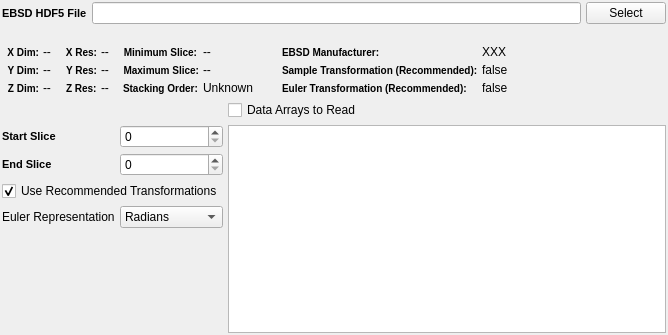
<?xml version="1.0" encoding="UTF-8"?>
<ui version="4.0">
 <class>NXH5EbsdReaderWidget</class>
 <widget class="QWidget" name="NXH5EbsdReaderWidget">
  <property name="geometry">
   <rect>
    <x>0</x>
    <y>0</y>
    <width>668</width>
    <height>335</height>
   </rect>
  </property>
  <layout class="QVBoxLayout" name="verticalLayout">
   <property name="spacing">
    <number>5</number>
   </property>
   <property name="leftMargin">
    <number>2</number>
   </property>
   <property name="topMargin">
    <number>2</number>
   </property>
   <property name="rightMargin">
    <number>2</number>
   </property>
   <property name="bottomMargin">
    <number>2</number>
   </property>
   <item>
    <layout class="QGridLayout" name="gridLayout">
     <property name="topMargin">
      <number>0</number>
     </property>
     <property name="horizontalSpacing">
      <number>-1</number>
     </property>
     <property name="verticalSpacing">
      <number>2</number>
     </property>
     <item row="0" column="0">
      <widget class="QLabel" name="label">
       <property name="styleSheet">
        <string notr="true">QLabel {
font-weight: bold;
font-size: 11px;
}</string>
       </property>
       <property name="text">
        <string>EBSD HDF5 File</string>
       </property>
      </widget>
     </item>
     <item row="0" column="2">
      <widget class="QPushButton" name="m_LineEditBtn">
       <property name="sizePolicy">
        <sizepolicy hsizetype="Maximum" vsizetype="Fixed">
         <horstretch>0</horstretch>
         <verstretch>0</verstretch>
        </sizepolicy>
       </property>
       <property name="text">
        <string>Select</string>
       </property>
      </widget>
     </item>
     <item row="0" column="1">
      <widget class="QtNXLineEdit" name="m_LineEdit">
       <property name="sizePolicy">
        <sizepolicy hsizetype="Expanding" vsizetype="Fixed">
         <horstretch>0</horstretch>
         <verstretch>0</verstretch>
        </sizepolicy>
       </property>
      </widget>
     </item>
     <item row="1" column="1">
      <widget class="NXSmallLabel" name="absPathLabel">
       <property name="font">
        <font>
         <italic>false</italic>
        </font>
       </property>
       <property name="text">
        <string/>
       </property>
       <property name="wordWrap">
        <bool>true</bool>
       </property>
       <property name="textInteractionFlags">
        <set>Qt::LinksAccessibleByMouse|Qt::TextSelectableByKeyboard|Qt::TextSelectableByMouse</set>
       </property>
      </widget>
     </item>
    </layout>
   </item>
   <item>
    <layout class="QGridLayout" name="gridLayout_2">
     <property name="rightMargin">
      <number>0</number>
     </property>
     <property name="spacing">
      <number>4</number>
     </property>
     <item row="1" column="5">
      <spacer name="horizontalSpacer">
       <property name="orientation">
        <enum>Qt::Horizontal</enum>
       </property>
       <property name="sizeHint" stdset="0">
        <size>
         <width>40</width>
         <height>20</height>
        </size>
       </property>
      </spacer>
     </item>
     <item row="1" column="1">
      <layout class="QFormLayout" name="formLayout_4">
       <property name="labelAlignment">
        <set>Qt::AlignRight|Qt::AlignTrailing|Qt::AlignVCenter</set>
       </property>
       <property name="leftMargin">
        <number>5</number>
       </property>
       <property name="rightMargin">
        <number>5</number>
       </property>
       <item row="0" column="0">
        <widget class="QLabel" name="label_16">
         <property name="font">
          <font>
           <pointsize>-1</pointsize>
           <weight>75</weight>
           <bold>true</bold>
          </font>
         </property>
         <property name="styleSheet">
          <string notr="true">QLabel {
font-weight: bold;
font-size: 10px;
}</string>
         </property>
         <property name="text">
          <string>X Res:</string>
         </property>
         <property name="alignment">
          <set>Qt::AlignRight|Qt::AlignTrailing|Qt::AlignVCenter</set>
         </property>
        </widget>
       </item>
       <item row="0" column="1">
        <widget class="QLabel" name="m_XRes">
         <property name="text">
          <string>--</string>
         </property>
         <property name="scaledContents">
          <bool>true</bool>
         </property>
        </widget>
       </item>
       <item row="1" column="0">
        <widget class="QLabel" name="label_17">
         <property name="font">
          <font>
           <pointsize>-1</pointsize>
           <weight>75</weight>
           <bold>true</bold>
          </font>
         </property>
         <property name="styleSheet">
          <string notr="true">QLabel {
font-weight: bold;
font-size: 10px;
}</string>
         </property>
         <property name="text">
          <string>Y Res:</string>
         </property>
         <property name="alignment">
          <set>Qt::AlignRight|Qt::AlignTrailing|Qt::AlignVCenter</set>
         </property>
        </widget>
       </item>
       <item row="1" column="1">
        <widget class="QLabel" name="m_YRes">
         <property name="text">
          <string>--</string>
         </property>
         <property name="scaledContents">
          <bool>true</bool>
         </property>
        </widget>
       </item>
       <item row="2" column="0">
        <widget class="QLabel" name="label_200">
         <property name="font">
          <font>
           <pointsize>-1</pointsize>
           <weight>75</weight>
           <bold>true</bold>
          </font>
         </property>
         <property name="styleSheet">
          <string notr="true">QLabel {
font-weight: bold;
font-size: 10px;
}</string>
         </property>
         <property name="text">
          <string>Z Res:</string>
         </property>
        </widget>
       </item>
       <item row="2" column="1">
        <widget class="QLabel" name="m_ZRes">
         <property name="text">
          <string>--</string>
         </property>
         <property name="scaledContents">
          <bool>true</bool>
         </property>
        </widget>
       </item>
      </layout>
     </item>
     <item row="1" column="0">
      <layout class="QFormLayout" name="formLayout_3">
       <property name="fieldGrowthPolicy">
        <enum>QFormLayout::AllNonFixedFieldsGrow</enum>
       </property>
       <property name="leftMargin">
        <number>5</number>
       </property>
       <property name="rightMargin">
        <number>5</number>
       </property>
       <item row="0" column="0">
        <widget class="QLabel" name="label_13">
         <property name="font">
          <font>
           <pointsize>-1</pointsize>
           <weight>75</weight>
           <bold>true</bold>
          </font>
         </property>
         <property name="styleSheet">
          <string notr="true">QLabel {
font-weight: bold;
font-size: 10px;
}</string>
         </property>
         <property name="text">
          <string>X Dim:</string>
         </property>
         <property name="alignment">
          <set>Qt::AlignRight|Qt::AlignTrailing|Qt::AlignVCenter</set>
         </property>
        </widget>
       </item>
       <item row="0" column="1">
        <widget class="QLabel" name="m_XDim">
         <property name="text">
          <string>--</string>
         </property>
         <property name="scaledContents">
          <bool>true</bool>
         </property>
        </widget>
       </item>
       <item row="1" column="0">
        <widget class="QLabel" name="label_14">
         <property name="font">
          <font>
           <pointsize>-1</pointsize>
           <weight>75</weight>
           <bold>true</bold>
          </font>
         </property>
         <property name="styleSheet">
          <string notr="true">QLabel {
font-weight: bold;
font-size: 10px;
}</string>
         </property>
         <property name="text">
          <string>Y Dim:</string>
         </property>
         <property name="alignment">
          <set>Qt::AlignRight|Qt::AlignTrailing|Qt::AlignVCenter</set>
         </property>
        </widget>
       </item>
       <item row="1" column="1">
        <widget class="QLabel" name="m_YDim">
         <property name="text">
          <string>--</string>
         </property>
         <property name="scaledContents">
          <bool>true</bool>
         </property>
        </widget>
       </item>
       <item row="2" column="0">
        <widget class="QLabel" name="label_15">
         <property name="font">
          <font>
           <pointsize>-1</pointsize>
           <weight>75</weight>
           <bold>true</bold>
          </font>
         </property>
         <property name="styleSheet">
          <string notr="true">QLabel {
font-weight: bold;
font-size: 10px;
}</string>
         </property>
         <property name="text">
          <string>Z Dim:</string>
         </property>
         <property name="alignment">
          <set>Qt::AlignRight|Qt::AlignTrailing|Qt::AlignVCenter</set>
         </property>
        </widget>
       </item>
       <item row="2" column="1">
        <widget class="QLabel" name="m_ZDim">
         <property name="text">
          <string>--</string>
         </property>
         <property name="scaledContents">
          <bool>true</bool>
         </property>
        </widget>
       </item>
      </layout>
     </item>
     <item row="1" column="4">
      <layout class="QFormLayout" name="formLayout_2">
       <property name="fieldGrowthPolicy">
        <enum>QFormLayout::AllNonFixedFieldsGrow</enum>
       </property>
       <property name="labelAlignment">
        <set>Qt::AlignLeading|Qt::AlignLeft|Qt::AlignVCenter</set>
       </property>
       <property name="leftMargin">
        <number>5</number>
       </property>
       <property name="rightMargin">
        <number>5</number>
       </property>
       <item row="0" column="0">
        <widget class="QLabel" name="label_23">
         <property name="font">
          <font>
           <pointsize>-1</pointsize>
           <weight>75</weight>
           <bold>true</bold>
          </font>
         </property>
         <property name="styleSheet">
          <string notr="true">QLabel {
font-weight: bold;
font-size: 10px;
}</string>
         </property>
         <property name="text">
          <string>EBSD Manufacturer:</string>
         </property>
         <property name="alignment">
          <set>Qt::AlignJustify|Qt::AlignVCenter</set>
         </property>
         <property name="wordWrap">
          <bool>false</bool>
         </property>
        </widget>
       </item>
       <item row="0" column="1">
        <widget class="QLabel" name="m_EbsdManufacturer">
         <property name="text">
          <string>XXX</string>
         </property>
         <property name="scaledContents">
          <bool>true</bool>
         </property>
        </widget>
       </item>
       <item row="1" column="0">
        <widget class="QLabel" name="label_3">
         <property name="font">
          <font>
           <pointsize>-1</pointsize>
           <weight>75</weight>
           <bold>true</bold>
          </font>
         </property>
         <property name="styleSheet">
          <string notr="true">QLabel {
font-weight: bold;
font-size: 10px;
}</string>
         </property>
         <property name="text">
          <string>Sample Transformation (Recommended):</string>
         </property>
         <property name="alignment">
          <set>Qt::AlignJustify|Qt::AlignVCenter</set>
         </property>
         <property name="wordWrap">
          <bool>false</bool>
         </property>
        </widget>
       </item>
       <item row="1" column="1">
        <widget class="QLabel" name="m_SampleTransformationLabel">
         <property name="text">
          <string>false</string>
         </property>
         <property name="scaledContents">
          <bool>true</bool>
         </property>
        </widget>
       </item>
       <item row="2" column="0">
        <widget class="QLabel" name="label_20">
         <property name="font">
          <font>
           <pointsize>-1</pointsize>
           <weight>75</weight>
           <bold>true</bold>
          </font>
         </property>
         <property name="styleSheet">
          <string notr="true">QLabel {
font-weight: bold;
font-size: 10px;
}</string>
         </property>
         <property name="text">
          <string>Euler Transformation (Recommended):</string>
         </property>
         <property name="alignment">
          <set>Qt::AlignJustify|Qt::AlignVCenter</set>
         </property>
         <property name="wordWrap">
          <bool>false</bool>
         </property>
        </widget>
       </item>
       <item row="2" column="1">
        <widget class="QLabel" name="m_EulerTransformationLabel">
         <property name="text">
          <string>false</string>
         </property>
         <property name="scaledContents">
          <bool>true</bool>
         </property>
        </widget>
       </item>
      </layout>
     </item>
     <item row="1" column="2">
      <layout class="QFormLayout" name="formLayout">
       <property name="fieldGrowthPolicy">
        <enum>QFormLayout::FieldsStayAtSizeHint</enum>
       </property>
       <property name="labelAlignment">
        <set>Qt::AlignLeading|Qt::AlignLeft|Qt::AlignVCenter</set>
       </property>
       <property name="leftMargin">
        <number>5</number>
       </property>
       <property name="rightMargin">
        <number>5</number>
       </property>
       <item row="0" column="1">
        <widget class="QLabel" name="m_ZMin">
         <property name="text">
          <string>--</string>
         </property>
         <property name="scaledContents">
          <bool>true</bool>
         </property>
        </widget>
       </item>
       <item row="1" column="0">
        <widget class="QLabel" name="label_54">
         <property name="font">
          <font>
           <pointsize>-1</pointsize>
           <weight>75</weight>
           <bold>true</bold>
          </font>
         </property>
         <property name="styleSheet">
          <string notr="true">QLabel {
font-weight: bold;
font-size: 10px;
}</string>
         </property>
         <property name="text">
          <string>Maximum Slice:</string>
         </property>
         <property name="alignment">
          <set>Qt::AlignRight|Qt::AlignTrailing|Qt::AlignVCenter</set>
         </property>
        </widget>
       </item>
       <item row="1" column="1">
        <widget class="QLabel" name="m_ZMax">
         <property name="text">
          <string>--</string>
         </property>
         <property name="scaledContents">
          <bool>true</bool>
         </property>
        </widget>
       </item>
       <item row="0" column="0">
        <widget class="QLabel" name="label_7">
         <property name="font">
          <font>
           <pointsize>-1</pointsize>
           <weight>75</weight>
           <bold>true</bold>
          </font>
         </property>
         <property name="styleSheet">
          <string notr="true">QLabel {
font-weight: bold;
font-size: 10px;
}</string>
         </property>
         <property name="text">
          <string>Minimum Slice:</string>
         </property>
         <property name="alignment">
          <set>Qt::AlignRight|Qt::AlignTrailing|Qt::AlignVCenter</set>
         </property>
        </widget>
       </item>
       <item row="2" column="1">
        <widget class="QLabel" name="m_RefFrameZDir">
         <property name="text">
          <string>Unknown</string>
         </property>
         <property name="scaledContents">
          <bool>true</bool>
         </property>
        </widget>
       </item>
       <item row="2" column="0">
        <widget class="QLabel" name="label_24">
         <property name="font">
          <font>
           <pointsize>-1</pointsize>
           <weight>75</weight>
           <bold>true</bold>
          </font>
         </property>
         <property name="styleSheet">
          <string notr="true">QLabel {
font-weight: bold;
font-size: 10px;
}</string>
         </property>
         <property name="text">
          <string>Stacking Order:</string>
         </property>
         <property name="scaledContents">
          <bool>false</bool>
         </property>
        </widget>
       </item>
      </layout>
     </item>
     <item row="1" column="3">
      <spacer name="horizontalSpacer_2">
       <property name="orientation">
        <enum>Qt::Horizontal</enum>
       </property>
       <property name="sizeType">
        <enum>QSizePolicy::Fixed</enum>
       </property>
       <property name="sizeHint" stdset="0">
        <size>
         <width>15</width>
         <height>20</height>
        </size>
       </property>
      </spacer>
     </item>
    </layout>
   </item>
   <item>
    <layout class="QGridLayout" name="widgetLayout">
     <item row="2" column="2">
      <widget class="NXSpinBox" name="m_ZEndIndex">
       <property name="minimumSize">
        <size>
         <width>75</width>
         <height>0</height>
        </size>
       </property>
      </widget>
     </item>
     <item row="5" column="1" colspan="2">
      <spacer name="verticalSpacer">
       <property name="orientation">
        <enum>Qt::Vertical</enum>
       </property>
       <property name="sizeHint" stdset="0">
        <size>
         <width>20</width>
         <height>40</height>
        </size>
       </property>
      </spacer>
     </item>
     <item row="2" column="1">
      <widget class="QLabel" name="label_6">
       <property name="styleSheet">
        <string notr="true">QLabel {
font-weight: bold;
font-size: 11px;
}</string>
       </property>
       <property name="text">
        <string>End Slice</string>
       </property>
      </widget>
     </item>
     <item row="1" column="3" rowspan="5">
      <widget class="QListWidget" name="m_CellList">
       <property name="selectionMode">
        <enum>QAbstractItemView::NoSelection</enum>
       </property>
       <property name="uniformItemSizes">
        <bool>true</bool>
       </property>
      </widget>
     </item>
     <item row="0" column="3">
      <widget class="QCheckBox" name="m_DataArraysCheckBox">
       <property name="text">
        <string>Data Arrays to Read</string>
       </property>
       <property name="tristate">
        <bool>true</bool>
       </property>
      </widget>
     </item>
     <item row="3" column="1" colspan="2">
      <widget class="QCheckBox" name="m_UseTransformations">
       <property name="layoutDirection">
        <enum>Qt::LeftToRight</enum>
       </property>
       <property name="text">
        <string>Use Recommended Transformations</string>
       </property>
       <property name="checked">
        <bool>true</bool>
       </property>
      </widget>
     </item>
     <item row="1" column="2">
      <widget class="NXSpinBox" name="m_ZStartIndex">
       <property name="minimumSize">
        <size>
         <width>75</width>
         <height>0</height>
        </size>
       </property>
      </widget>
     </item>
     <item row="1" column="1">
      <widget class="QLabel" name="label_5">
       <property name="styleSheet">
        <string notr="true">QLabel {
font-weight: bold;
font-size: 11px;
}</string>
       </property>
       <property name="text">
        <string>Start Slice</string>
       </property>
      </widget>
     </item>
     <item row="4" column="2">
      <widget class="QComboBox" name="m_AngleRepresentationCB">
       <item>
        <property name="text">
         <string>Radians</string>
        </property>
       </item>
       <item>
        <property name="text">
         <string>Degrees</string>
        </property>
       </item>
      </widget>
     </item>
     <item row="4" column="1">
      <widget class="QLabel" name="label_2">
       <property name="toolTip">
        <string extracomment="Are the Euler angles represented in Degrees or Radians"/>
       </property>
       <property name="text">
        <string>Euler Representation</string>
       </property>
      </widget>
     </item>
    </layout>
   </item>
  </layout>
 </widget>
 <customwidgets>
  <customwidget>
   <class>QtNXLineEdit</class>
   <extends>QLineEdit</extends>
   <header location="global">NXComponents/ui/QtSupport/QtNXLineEdit.h</header>
  </customwidget>
  <customwidget>
   <class>NXSmallLabel</class>
   <extends>QLabel</extends>
   <header location="global">NXComponents/ui/Widgets/ControlWidgets/NXLabel.h</header>
  </customwidget>
  <customwidget>
   <class>NXSpinBox</class>
   <extends>QSpinBox</extends>
   <header location="global">NXComponents/ui/Widgets/ControlWidgets/NXSpinBox.h</header>
  </customwidget>
 </customwidgets>
 <resources/>
 <connections/>
</ui>
